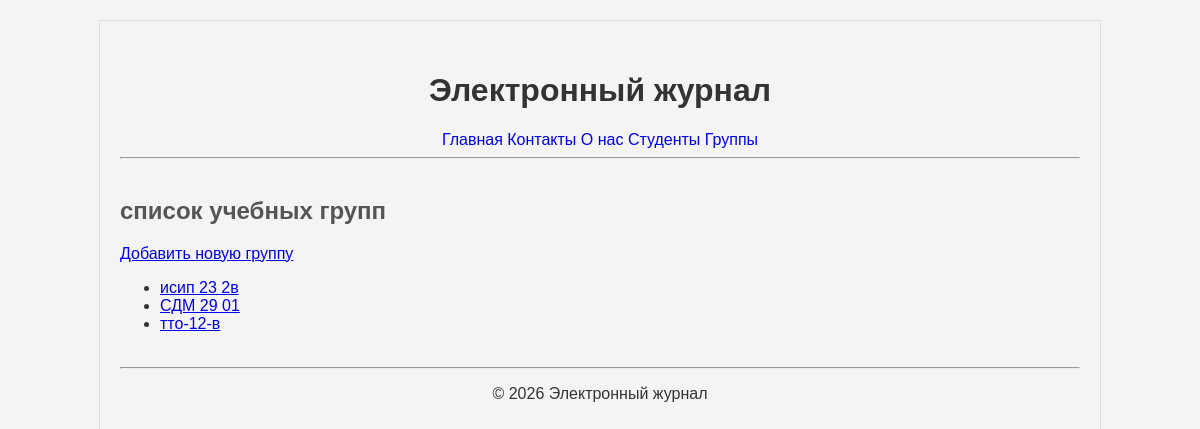
Before: /groups/ with the older database file.
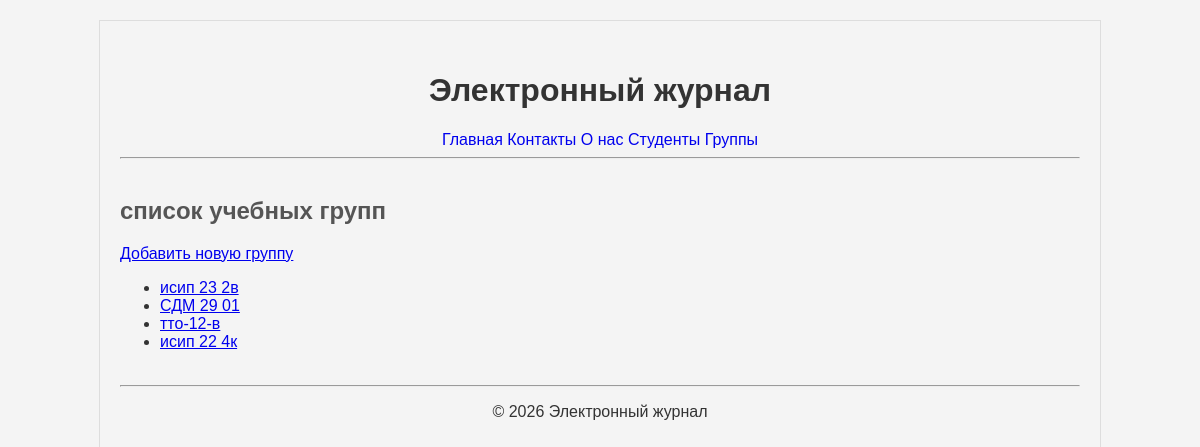
After: the same page with the newer database file.
### journal/models.py (models this page shows)
class Group(models.Model):
    name = models.CharField(max_length=100)
    def __str__(self):
        return self.name

### journal/views.py (the view)
# urls.py: path('groups/', views.groups_view, name='groups'),
def groups_view(request):
    all_groups = Group.objects.all()
    context = {
     'page_title': 'список учебных групп',
     'groups_list': all_groups,
    }
    return render(request, 'journal/groups.html', context)

### journal/templates/journal/groups.html (shortened to what this page needs)
{% extends 'base.html' %}
{% block content %}
    <h2>{{ page_title }}</h2>
    <p><a href="{% url 'group_add' %}">Добавить новую группу</a></p>
    <ul>
        {% for groups in groups_list %}
            <li>
                <a href="{% url 'group_detail' group_id=groups.id %}">{{ groups }}</a>
            </li>
        {% empty %}
            <li>Список групп пуст.</li>
        {% endfor %}
    </ul>
{% endblock %}

### templates/base.html (shortened to what this page needs)
{% load static %}
<!DOCTYPE html>
<html lang="ru">
<head>
    <link rel="stylesheet" href="{% static 'css/style.css' %}">
</head>
<body>
    <header>
        <h1>Электронный журнал</h1>
        {% include 'includes/navigation.html' %}
        <hr>
    </header>
    <main>
        {% block content %}
        {% endblock %}
    </main>
<footer style=" ">
    <hr>
    <p>&copy; 2026 Электронный журнал</p>
</footer>
</body>
</html>

### templates/includes/navigation.html
<nav>
            <a href="{% url 'index' %}">Главная</a>
            <a href="{% url 'contacts' %}">Контакты</a>
            <a href="{% url 'about' %}">О нас</a>
            <a href="{% url 'students' %}">Студенты</a>
            <a href="{% url 'groups' %}">Группы</a>
</nav>

### static/css/style.css (style rules this page uses)
body { font-family: sans-serif; background-color: #f4f4f4; color: #333; width: 80%; max-width: 960px; margin: 20px auto; border: 1px solid #ddd; padding: 20px; }
header, footer { text-align: center; padding: 10px 0; }
nav a { text-decoration: none; color: #007BFF margin: 0 10px; }
main h2 { color: #555; }

Changed rows visible on the page:
added Group: name "исип 22 4к"
